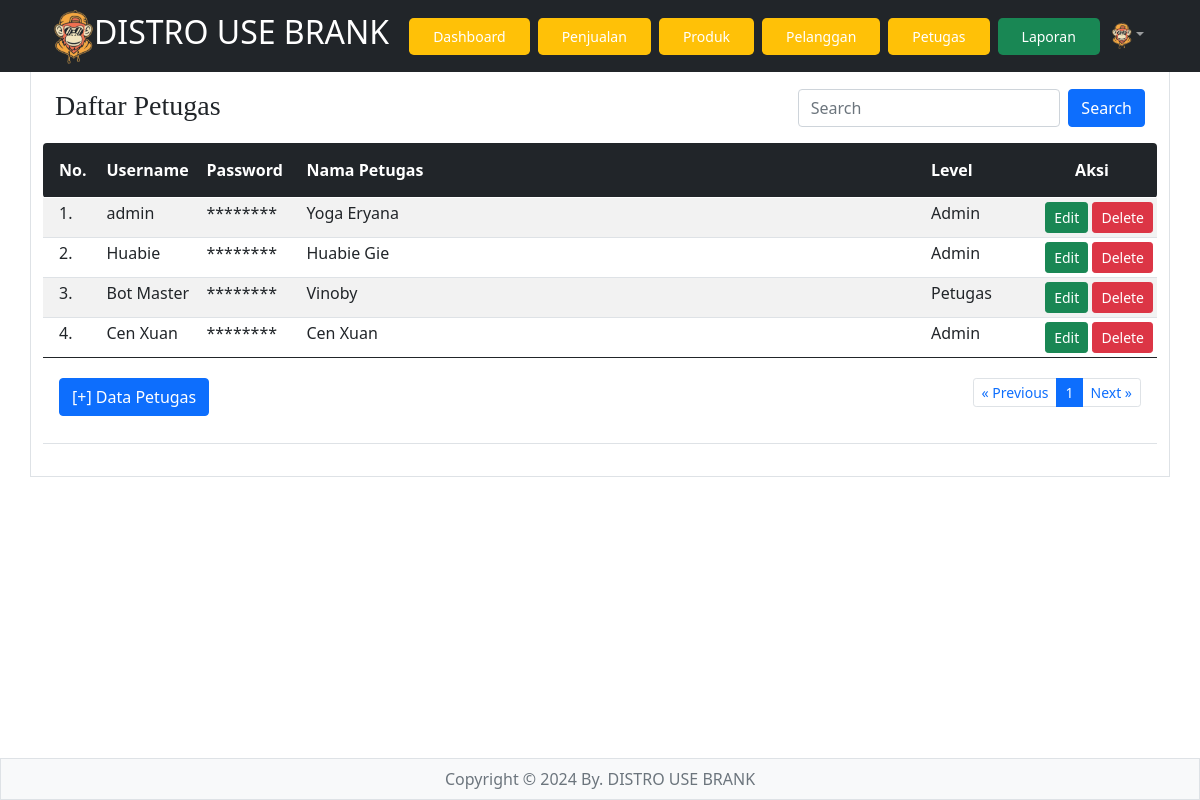
Page /petugas/index.php (signed in) on the committed database.
### tables this page shows
CREATE TABLE `petugas` (
  `id_petugas` int(11) NOT NULL,
  `username` varchar(30) DEFAULT NULL,
  `password` varchar(100) DEFAULT NULL,
  `nama_petugas` varchar(35) DEFAULT NULL,
  `level` enum('admin','petugas') DEFAULT NULL
);

### petugas/index.php (the view, shortened to what this page needs)
<?php
if(!isset($_SESSION['username'])&&!isset($_SESSION['password'])){
?>
<meta http-equiv="refresh" content="0;url=../login.php">
<?php
}else{
?>
<html>
<!DOCTYPE html>
<html lang="en">
<head>
    <link rel="stylesheet" href="../bootstrap/css/bootstrap.min.css" />
</head>
<body>
<?php include "../header.php" ?>
<main class="container border py-3">
<br><br><br>
<div class="container">
	<div class="row">
			<div class="col-sm-8"><h3 style="font-family: papyrus;">Daftar Petugas</h3></div>
			<div class="col-sm-4">
					<form class="d-flex" method="GET" action="">
        	<input class="form-control me-2" type="text" placeholder="Search" name="np">
        	<button class="btn btn-primary" type="submit">Search</button>
      </form>
			</div>
	</div>
</div>
<table class="table table-hover table-striped table-sm">
	<thead class="bg-dark text-white">
		<tr>
			<th class="p-3 rounded-start" width="55px">No.</th>
			<th class="py-3" width="100px">Username</th>
			<th class="py-3" width="100px">Password</th>
			<th class="py-3">Nama Petugas</th>
			<th class="py-3" width="100px">Level</th>
			<th class="py-3 text-center rounded-end" width="130px">Aksi</th>
		</tr>
	</thead>
	<tbody>
		<?php
		include "../config.php";
		$batas = 10;
		$halaman = isset($_GET['halaman'])?(int)$_GET['halaman'] : 1;
		$halaman_awal = ($halaman>1) ? ($halaman * $batas) - $batas : 0;
		$previous = $halaman - 1;
		$next = $halaman + 1;
		if(isset($_GET['np'])){
			$np=$_GET['np'];
			$sqldata="select * from petugas where nama_petugas like '%$np%'";
		}else{
			$sqldata="select * from petugas";
		}
		$resdata=mysqli_query($koneksi,$sqldata);
		$jumlah_data = mysqli_num_rows($resdata);
		$total_halaman = ceil($jumlah_data / $batas);
		if(isset($_GET['np'])){
			$np=$_GET['np'];
			$sql="select * from petugas where nama_petugas like '%$np%' limit $halaman_awal, $batas";
		}else{
			$sql="select * from petugas limit $halaman_awal, $batas";
		}
		$result=mysqli_query($koneksi,$sql);
		$no= $halaman_awal+1;
		while($data=mysqli_fetch_array($result)){
		?>
		<tr>
				<td class="px-3"><?= $no ?>.</td>
				<td><?= $data['username'] ?></td>
				<td>********</td>
				<td><?= $data['nama_petugas'] ?></td>
				<td class="text-capitalize"><?= $data['level'] ?></td>
				<td align="right">
					<a href="" class="btn btn-success btn-sm" data-bs-toggle="modal" data-bs-target="#modaledit<?= $data['id_petugas'] ?>">Edit</a>
					<a class="btn btn-danger btn-sm" href="delete.php?id=<?= $data['id_petugas'] ?>" onclick="return confirm('Apakah Anda Yakin data Petugas <?= $data['nama_petugas'] ?> akan dihapus ?')" class="hapus">Delete</a>
				</td>
		</tr>
		<?php
		$no++;
		}
		?>
	</tbody>
	<tfoot>
		<tr>
			<td colspan="6" class="text-center">
				<div class="container">
					<div class="row">
						<div class="col-4 text-start py-3">
							<button type="button" class="btn btn-primary" data-bs-toggle="modal" data-bs-target="#myModal">[+] Data Petugas</button>
						</div>
						<div class="col-8 text-end py-3">
							<ul class="pagination justify-content-end pagination-sm">
								<li class="page-item"><a class="page-link" <?php if($halaman > 1){ echo "href='?halaman=$previous'"; } ?>>&laquo; Previous</a></li>
								<?php
								for($x=1;$x<=$total_halaman;$x++){
									if($x==$halaman){
								?>
									<li class="page-item active"><a class="page-link" href="?halaman=<?php echo $x ?>"><?php echo $x; ?></a></li>
								<?php
									}else{
								?>
									<li class="page-item"><a class="page-link" href="?halaman=<?php echo $x ?>"><?php echo $x; ?></a></li>
								<?php
									}
								}
								?>
								<li class="page-item"><a class="page-link" <?php if($halaman < $total_halaman) { echo "href='?halaman=$next'"; } ?>>Next &raquo;</a></li>
							</ul>
						</div>
					</div>
				</div>
			</td>
		</tr>
	</tfoot>
</table>
</main>
<?php include "../footer.php" ?>
</body>
</html>
<?php } ?>

### rows in the picture
petugas: username "admin", nama_petugas "Yoga Eryana", level "Admin"
petugas: username "Huabie", nama_petugas "Huabie Gie", level "Admin"
petugas: username "Bot Master", nama_petugas "Vinoby", level "Petugas"
petugas: username "Cen Xuan", nama_petugas "Cen Xuan", level "Admin"
